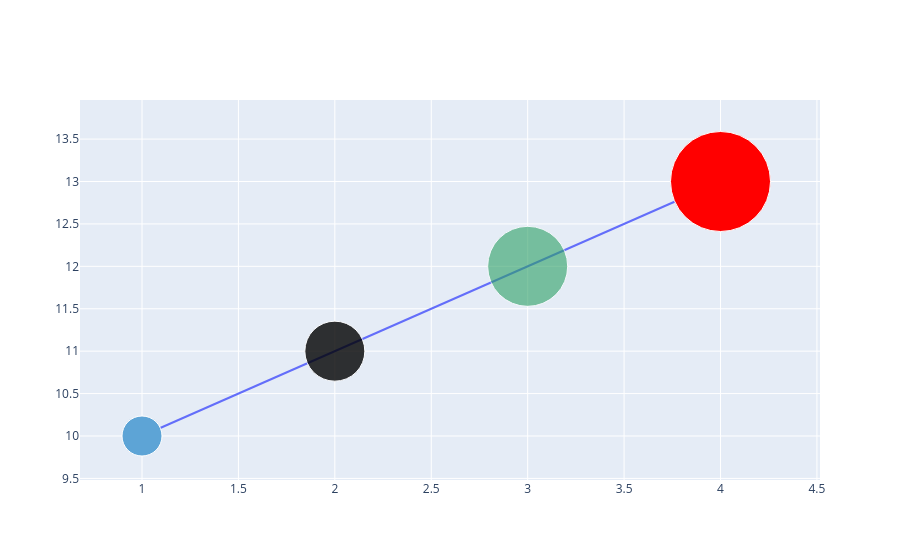

Notebook code for this chart:
### Markdown cell above
BUBBLE CHART

### Code cell
import plotly.graph_objects as go
fig = go.Figure(data=[go.Scatter(
    x=[1, 2, 3, 4], y=[10, 11, 12, 13],
    marker=dict(
        color=['rgb(93, 164, 214)', 'black',
            'rgb(44, 160, 101)', 'red'],
        opacity=[1, 0.8, 0.6,1],
        size=[40, 60, 80, 100],
    )
)])
fig.show()

### Figure 1 — Plotly figure (JSON) as saved in the notebook; plotly's stock layout.template omitted (floating-point values rounded to 4 significant figures)
{"data": [{"marker": {"color": ["rgb(93, 164, 214)", "black", "rgb(44, 160, 101)", "red"], "opacity": [1, 0.8, 0.6, 1], "size": [40, 60, 80, 100]}, "type": "scatter", "x": [1, 2, 3, 4], "y": [10, 11, 12, 13]}], "layout": {}}
